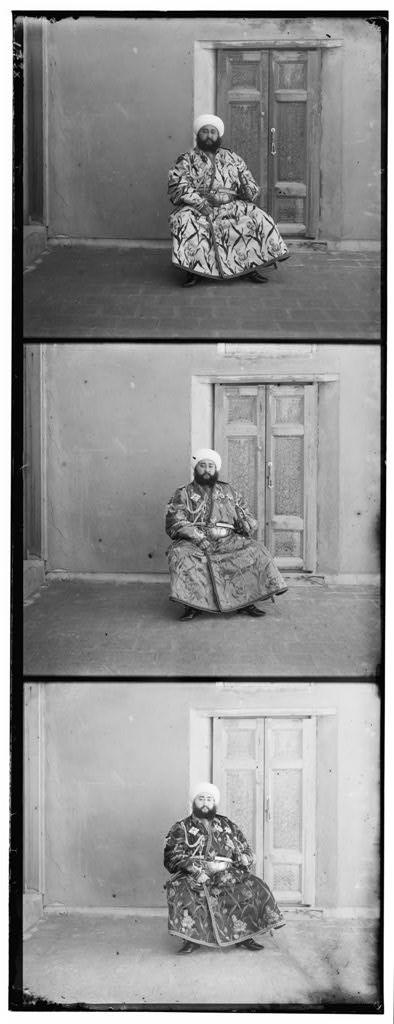
#> input picture dcv_a2/images/emir.jpg, 394 x 1024 px
$ python q2.py
#> lines starting #> are read from the running program, lines starting #| are printed output that depends on the picture
#> in main, image is the input picture: shape (1024, 394); min 0, max 255, mean 145.2
import os
import cv2
import numpy as np
import matplotlib; matplotlib.use('agg')
import matplotlib.pyplot as plt


def split_triptych(trip):
    """
    Split a triptych into three channels and return a tuple of them

    Input:  trip: a triptych (H x W matrix)
    Output: a tuple of R, G, B matrices

    Note: if H % 3 != 0, you can remove the last few rows.
    """
    R, G, B = None, None, None
    ### YOUR CODE HERE  (do not modify this line)

    vertical_line = trip.shape[0]
#> vertical_line = 1024

    # Make H to multiplier of 3
    # INDEX should be integer
    interval = int((vertical_line - (vertical_line % 3)) / 3)
#> interval = 341
    B = trip[ :interval, :]
    G = trip[interval : 2*interval, :]
    R = trip[2*interval:3*interval, :]

    ### END YOUR CODE   (do not modify this line)
    return R, G, B


def ncc(ch1, ch2):
    """
    Calculates normalized cross correlation between 2 color channels

    Input:  ch1: channel 1 matrix
            ch2: channel 2 matrix
    Output: normalized cross correlation (scalar)

    Note: whether the output is normalized (i.e., the range of the pixels is
          either [0,1] or [0,255]) should not affect the output.

    Hint: np.linalg.norm
    """
    out = None
    ### YOUR CODE HERE  (do not modify this line)

    # Change with float values due to prevent overflow
    ch1 = ch1.copy().astype('float')
    ch2 = ch2.copy().astype('float')

    # Default L2 Norm, make to vector
    ch1_norm = np.linalg.norm(ch1.reshape(-1))
    ch2_norm = np.linalg.norm(ch2.reshape(-1))

    ncc_val = (np.dot(ch1.reshape(-1) , ch2.reshape(-1))) / (ch1_norm * ch2_norm)
    out = ncc_val

    ### END YOUR CODE   (do not modify this line)
    return out


def best_offset(ch1, ch2, metric, Xrange, Yrange):
    """
    Use metric to align ch2 to ch1 and return optimal offset

    Input:  ch1: channel 1 matrix
            ch2: channel 2 matrix
            metric: similarity measure between two channels
            Xrange: range to search for optimal offset in horizontal direction
            Yrange: range to search for optimal offset in vertical direction
    Output: optimal offset for (y,x)

    Note: Searching in Xrange would mean moving in the horizontal axis of
          the image/matrix, Yrange is the vertical axis

    Hint: np.roll
    """
#> called with Xrange = 20, Yrange = 20
    offset = np.zeros(2, dtype=int)
    ### YOUR CODE HERE  (do not modify this line)

    # Make the whole grid cases for all of the pairwise coordinates
    X_grid , Y_grid = np.meshgrid(Xrange, Yrange)

    best_ncc_val = -1
    Xrange_arr  = np.arange(-Xrange, Xrange+1, 1)
    Yrange_arr  = np.arange(-Yrange, Yrange+1, 1)

    for x_idx in Xrange_arr:
        X_shifted_img = np.roll(ch2.copy(), x_idx, axis = 1)
        for y_idx in Yrange_arr:
            shifted_img = np.roll(X_shifted_img, y_idx, axis = 0)

            # If we roll all of the edges will be moved
            # We should compare what doens't affect with rolling
            # We will compare center Area which do not affect along
            cur_ncc = metric(ch1[Xrange:-Xrange, Yrange:-Yrange], shifted_img[Xrange:-Xrange, Yrange:-Yrange])
            # print(cur_ncc)
            if cur_ncc > best_ncc_val:

                # Update metric values
                # Highes ncc values will be same channels
                best_ncc_val = cur_ncc
                offset[0] = y_idx
                offset[1] = x_idx
#> this loop made 41 passes
#> pass 1, in ncc (call 2), `ch2 = ch2.copy().astype('float')`:
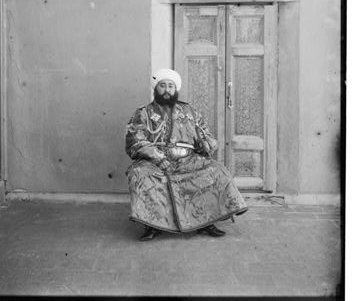
#> ch2: shape (301, 354) float64; min 0, max 255, mean 143.3
#> after the loop:
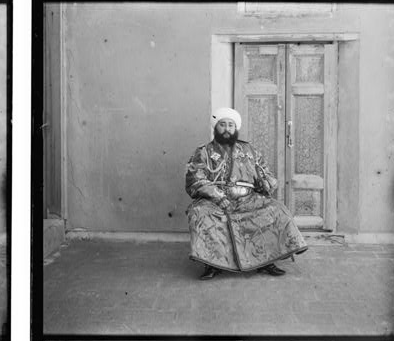
#> X_shifted_img: shape (341, 394); min 0, max 255, mean 142.5

    ### END YOUR CODE   (do not modify this line)
    return offset


def align_and_combine(R, G, B, metric, max_offset=20):
    """
    Use metric to align the three channels

    Input:  R: red channel
            G: green channel
            B: blue channel
            metric: similarity measure between two channels
            max_offset: bound of range for searching offsets
    Output: aligned RGB image

    Hint: np.arange; Use R as the anchor to align G and B
    """
    image = None
    ### YOUR CODE HERE  (do not modify this line)

    # Fix R channel and Move G channel
    g_offset = best_offset(R, G, metric, max_offset, max_offset)

    # Offset Y_idx, X_idx  y_idx -> axis 0 , x_idx -> axis 1
    g_shifted = np.roll(G, g_offset[0], axis = 0)
    g_shifted = np.roll(g_shifted, g_offset[1], axis = 1)
    print(f"G Channel: {g_offset}")
#| G Channel: [-7 -2]

    b_offset = best_offset(R, B, metric, max_offset, max_offset)
#> call 2 of best_offset, with Xrange = 20, Yrange = 20
#> after the loop in best_offset (call 2), `for x_idx in Xrange_arr:`:
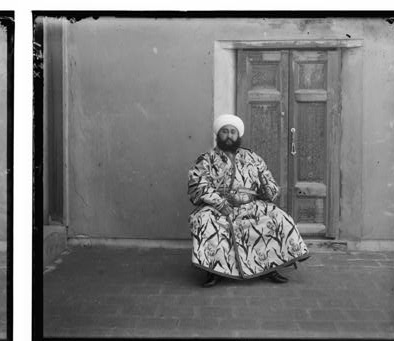
#> X_shifted_img: shape (341, 394); min 0, max 255, mean 119.9

    # Offset Y_idx, X_idx  y_idx -> axis 0 , x_idx -> axis 1
    b_shifted = np.roll(B, b_offset[0], axis = 0)
    b_shifted = np.roll(b_shifted, b_offset[1], axis = 1)
    print(f"B Channel: {b_offset}")
#| B Channel: [-14  -7]

    image = np.stack([R,g_shifted,b_shifted], axis = 2)
#> image: shape (341, 394, 3)

    # Crop Image for unaffected area
    image = image[max_offset:-max_offset, max_offset:-max_offset]
#> image: shape (301, 354, 3)

    ### END YOUR CODE   (do not modify this line)
    return image


def pyramid_align(R, G, B, metric, max_offset=10):
    """
    Perform the image pyramid alignment iteratively

    Input:  R: red channel
            G: green channel
            B: blue channel
            metric: similarity measure between two channels
            max_offset: bound of range for searching offsets
    Output: aligned RGB image

    Hint: cv2.resize
    """
    image = None
    ### YOUR CODE HERE  (do not modify this line)

    # Step 0: Down sample to max level
    origH , origW = R.shape[0], R.shape[1]

    lev = 2

    # Initialize total offset
    tot_G_offset = np.array([0,0])
    tot_B_offset = np.array([0,0])

    for lev in range(2,-1,-1):

        # Steo 1 : Down Sampled Image
        curR = cv2.resize(R, (origW // (4 ** lev), (origH // (4 ** lev))))
        curG = cv2.resize(G, (origW // (4 ** lev), (origH // (4 ** lev))))
        curB = cv2.resize(B, (origW // (4 ** lev), (origH // (4 ** lev))))
        # Step 2 : Previous offset was affect by previous offset
        # Start to find aligned and new offset for current level
        print(f"-" * 50 )
        print(f"Level {lev} : Current Image Size {curR.shape[0]} X {curR.shape[1]}")
        print(" Fidning Alignment offset ")

        tot_G_offset *= 4
        tot_B_offset *= 4

        print(f"Before Level {lev} Offset : G : {tot_G_offset} B: {tot_B_offset}")

        g_shifted = np.roll(curG , tot_G_offset[0], axis = 0)
        g_shifted = np.roll(g_shifted, tot_G_offset[1], axis = 1)

        b_shifted = np.roll(curB, tot_B_offset[0], axis = 0)
        b_shifted = np.roll(b_shifted, tot_B_offset[1], axis = 1)

        G_offset = best_offset(curR, g_shifted, metric, max_offset, max_offset)
        B_offset = best_offset(curR, b_shifted, metric, max_offset, max_offset)

        print(f"Level {lev} Offset : G : {G_offset} B: {B_offset}")
        tot_G_offset += G_offset
        tot_B_offset += B_offset

        print(f"After Level {lev} Offset : G : {tot_G_offset} B: {tot_B_offset}")

    # Stacking whole of the images

    final_G = np.roll(G, tot_G_offset[0], axis = 0)
    final_G = np.roll(final_G, tot_G_offset[1], axis = 1)
    final_B = np.roll(B, tot_B_offset[0], axis = 0)
    final_B = np.roll(final_B, tot_B_offset[1], axis = 1)

    image = np.stack([R, final_G, final_B], axis = 2)

    # Crop Image for unaffected area
    image = image[max_offset:-max_offset, max_offset:-max_offset]

    ### END YOUR CODE   (do not modify this line)
    return image


def main():
    os.makedirs('q2_result', exist_ok=True)

    image = plt.imread('images/emir.jpg')
    print('Q2(a)')
    # (a) Generate a color image by splitting the triptych image
    # Hint: np.stack
    ### YOUR CODE HERE  (do not modify this line)

    curR, curG, curB = split_triptych(image)
    sum_img = np.stack([curR, curG, curB], axis = 2)
    plt.imsave('./q2_result/emir_color.jpg', sum_img)

    ### END YOUR CODE   (do not modify this line)

    print('Q2(b)')
    # (b) Remove misalignment in the color channels by calculating best offset
    ### YOUR CODE HERE  (do not modify this line)

    # Test for align_and_combine Function
    aligned_img = align_and_combine(curR, curG, curB, ncc)
    plt.imsave('./q2_result/emir_align.jpg', aligned_img)

    ### END YOUR CODE   (do not modify this line)

    print('Q2(c)')
    for image_name in ['seoul', 'vancouver']:
        image = plt.imread(f'images/{image_name}.jpg')
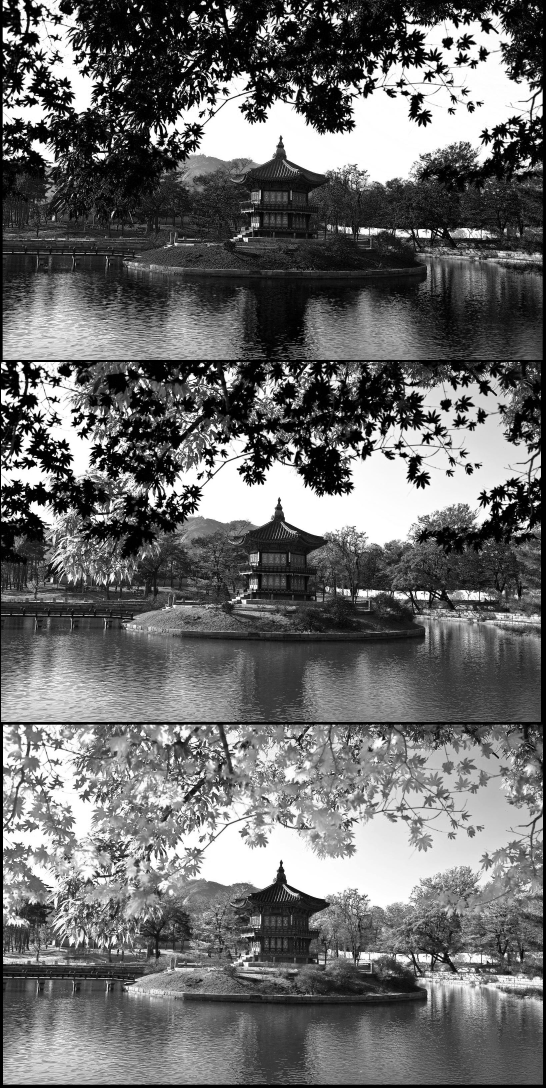
#> input picture dcv_a2/images/seoul.jpg, 1636 x 3264 px (shown at 1/3 size)
#> image is the input picture: shape (3264, 1636); min 0, max 255, mean 107.6
        # (c) Pyramid alignment
        ### YOUR CODE HERE  (do not modify this line)

        curR, curG, curB = split_triptych(image)
        aligned_img = pyramid_align(curR, curG, curB, ncc)
#> the loop in pyramid_align, `for lev in range(2,-1,-1):` made 3 passes
#| Level 2 Offset : G : [0 0] B: [0 0]
#| After Level 2 Offset : G : [0 0] B: [0 0]
#| Before Level 1 Offset : G : [0 0] B: [0 0]
#| Level 1 Offset : G : [0 2] B: [-1  0]
#| After Level 1 Offset : G : [0 2] B: [-1  0]
#| Before Level 0 Offset : G : [0 8] B: [-4  0]
#| Level 0 Offset : G : [ 0 -2] B: [2 1]
#| After Level 0 Offset : G : [0 6] B: [-2  1]
#> pass 1, in pyramid_align, `curG = cv2.resize(G, (origW // (4 ** lev), (origH // (4 ** lev))))`:
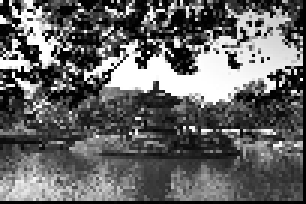
#> curG: shape (68, 102) (shown 3 times larger); min 0, max 255, mean 100.4
#> in pyramid_align, `final_B = np.roll(final_B, tot_B_offset[1], axis = 1)`:
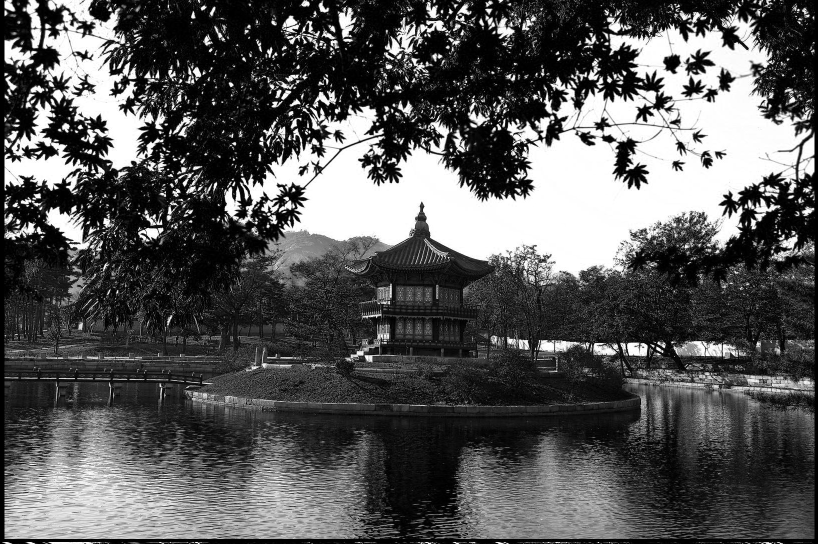
#> final_B: shape (1088, 1636) (shown at 1/2 size); min 0, max 255, mean 87.3
#> in pyramid_align, `image = image[max_offset:-max_offset, max_offset:-max_offset]`:
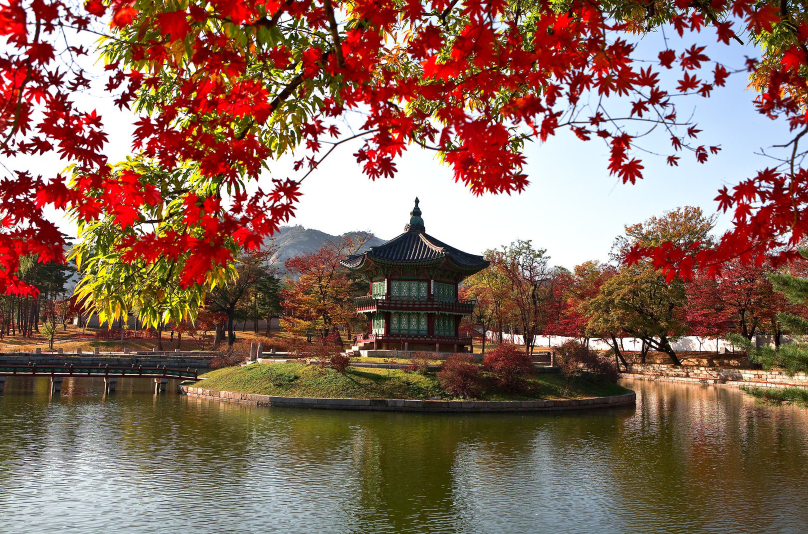
#> image: shape (1068, 1616, 3) (shown at 1/2 size); mean of channels 0, 1, 2 136.3, 104.2, 89.3; drawn as R, G, B
        plt.imsave(f'./q2_result/{image_name}_align.jpg', aligned_img)
#> pass 2 of the loop in main, `for image_name in ['seoul', 'vancouver']:`:
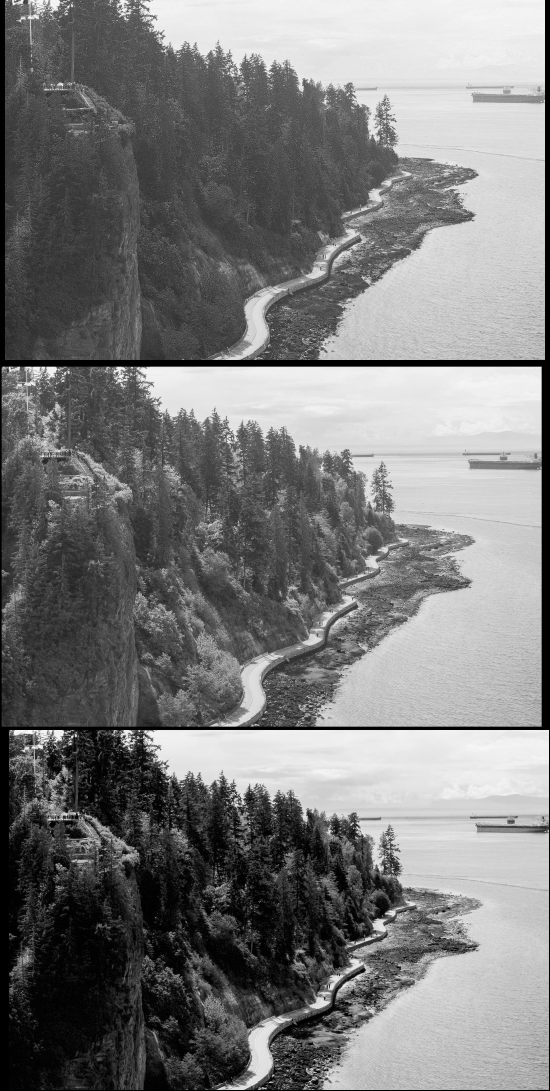
#> input picture dcv_a2/images/vancouver.jpg, 1650 x 3273 px (shown at 1/3 size)
#> in main, image is the input picture: shape (3273, 1650); min 0, max 255, mean 122.5
#> B: shape (1091, 1650)
#> G: shape (1091, 1650)
#> R: shape (1091, 1650)
#> the loop in pyramid_align (call 2), `for lev in range(2,-1,-1):` made 3 passes
#| Level 2 Offset : G : [0 1] B: [0 1]
#| After Level 2 Offset : G : [0 1] B: [0 1]
#| Before Level 1 Offset : G : [0 4] B: [0 4]
#| Level 1 Offset : G : [0 1] B: [ 2 -1]
#| After Level 1 Offset : G : [0 5] B: [2 3]
#| Before Level 0 Offset : G : [ 0 20] B: [ 8 12]
#> (further printed lines are left out)
#> pass 1, in pyramid_align (call 2), `curR = cv2.resize(R, (origW // (4 ** lev), (origH // (4 ** lev))))`:
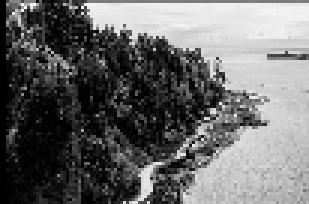
#> curR: shape (68, 103) (shown 3 times larger); min 0, max 249, mean 105.1
#> in pyramid_align (call 2), `final_B = np.roll(B, tot_B_offset[0], axis = 0)`:
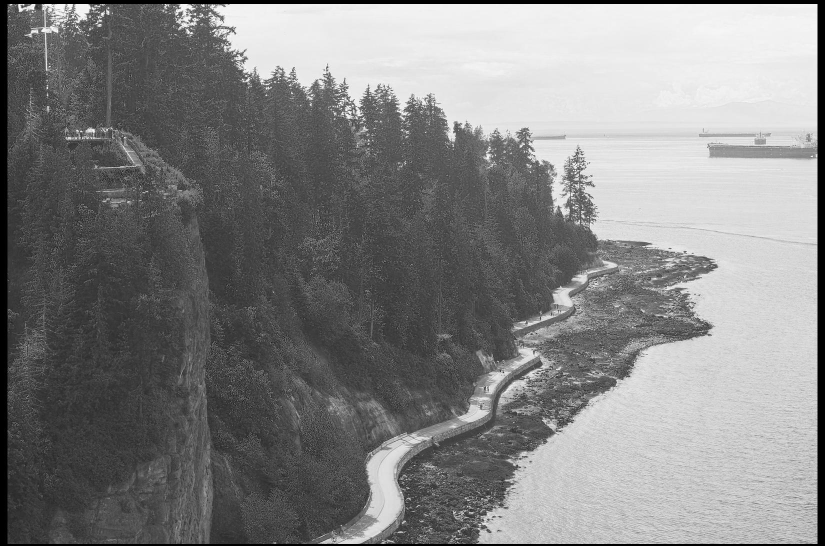
#> final_B: shape (1091, 1650) (shown at 1/2 size); min 0, max 255, mean 130.5

        ### END YOUR CODE   (do not modify this line)


if __name__ == "__main__":
    main()
